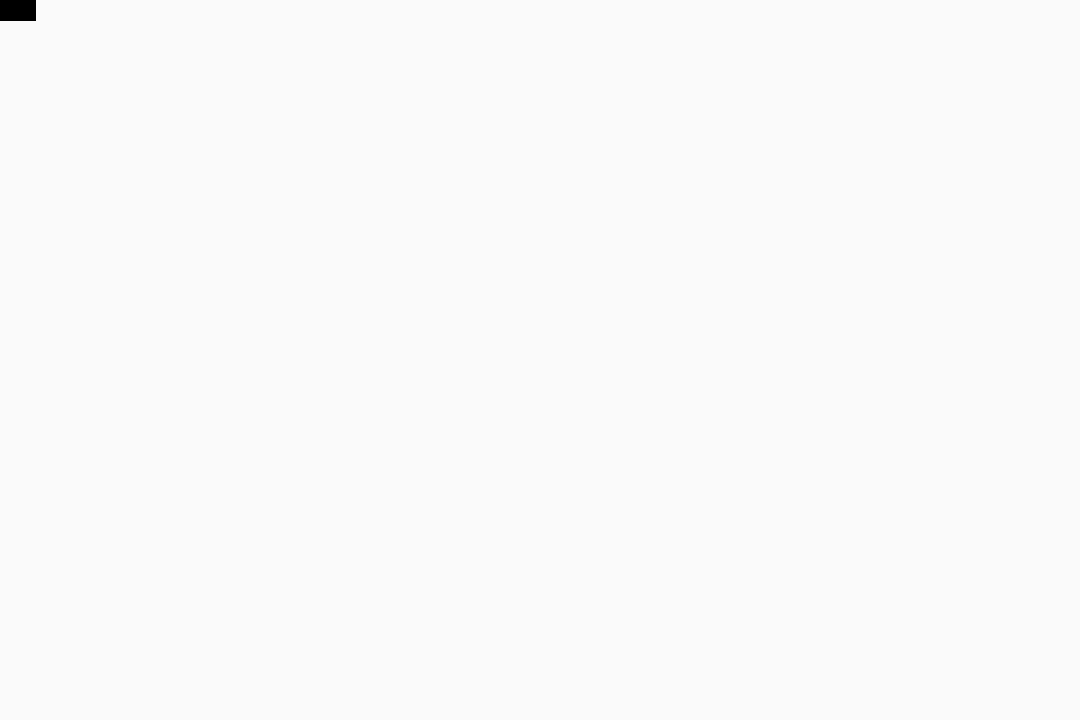
Frame 1 (no input)
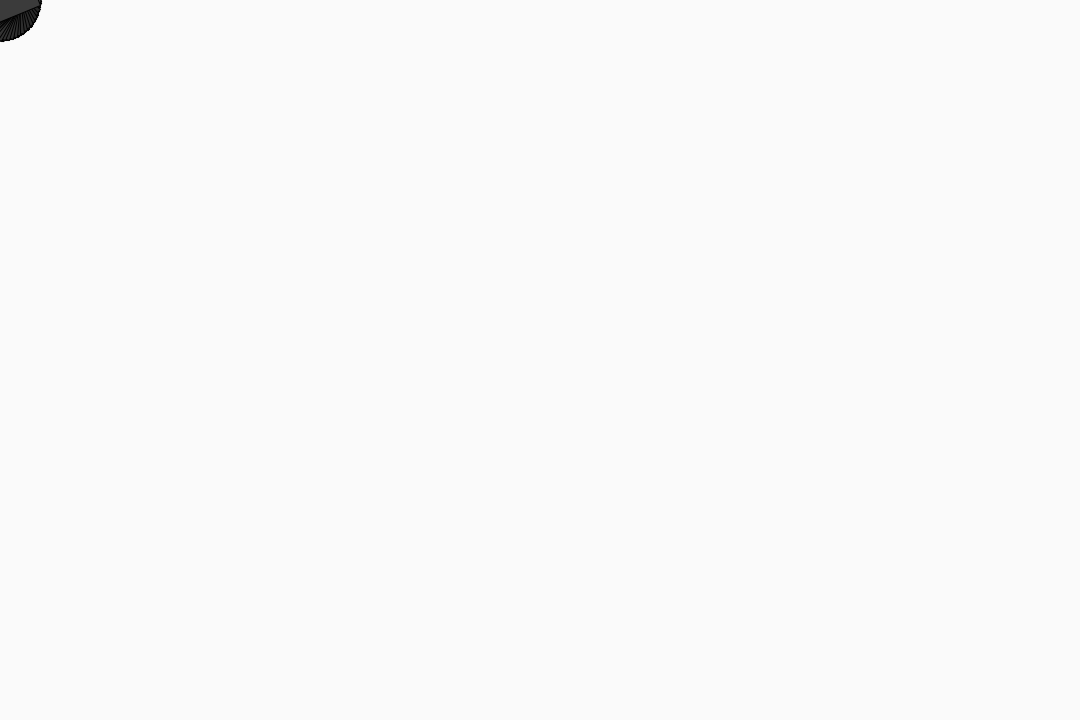
Frame 60 (the mouse pressed at the canvas centre just before this capture)
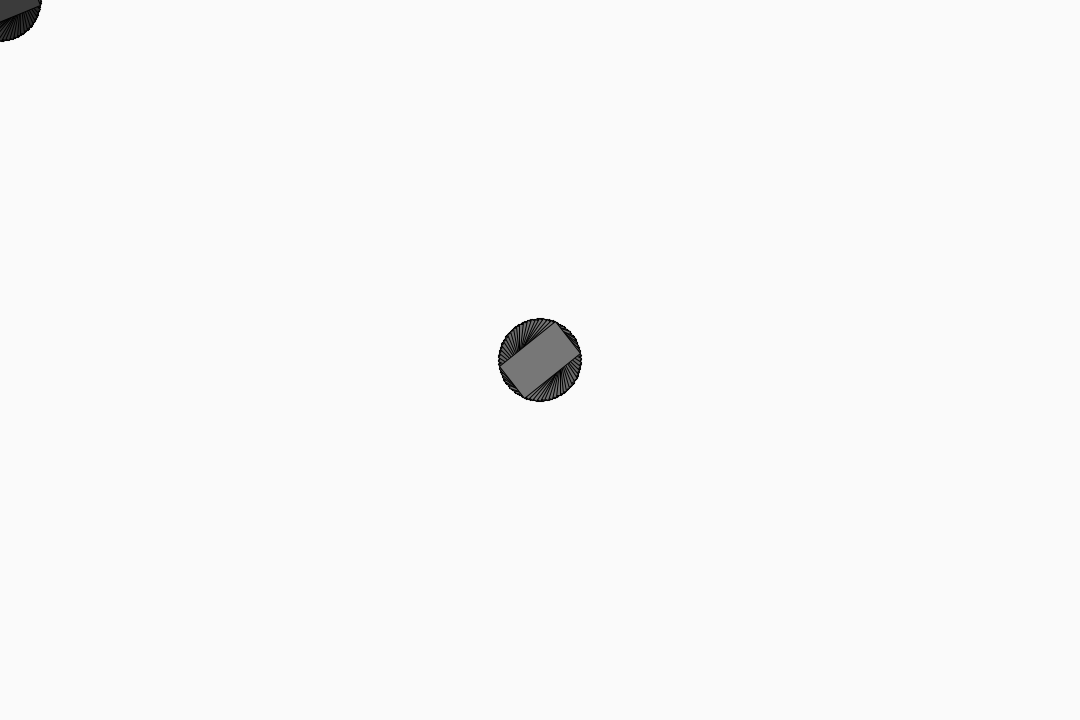
Frame 120 (the mouse held since frame 60 and released just before this capture)

The Processing sketch that drew these frames (run headless with seeded random() and noise(); from frame 60 on, the mouse is pressed at the canvas centre):

// Processing sketch: processing_183650
// ── processing_183650.pde

void setup() {
  size(1080, 720);
  smooth();
  background(250);
  rectMode(CENTER);
}

int sC = 0; //Shape Colour fill
int rev = 0;
float r = 0;
float w = random(20, 100);
float h = random(20, 100);

void draw() {
  float n = random(1, 100);

  fill(sC);  
  translate(mouseX, mouseY);  
  rotate(r);
  rect(0, 0, w, h);
  r=r+0.1;
  
  //Coloring
  if (sC !=255 && rev ==0) {
    rev= 0;
    sC = sC + 1;
  } 
  if (sC ==255) {
    rev = 1;
  }
  if (sC !=0 && rev ==1) {
    sC =sC - 1;
  }
  if (sC ==0 && rev ==1) {
    rev = 0;
  }
  //End Coloring
}
